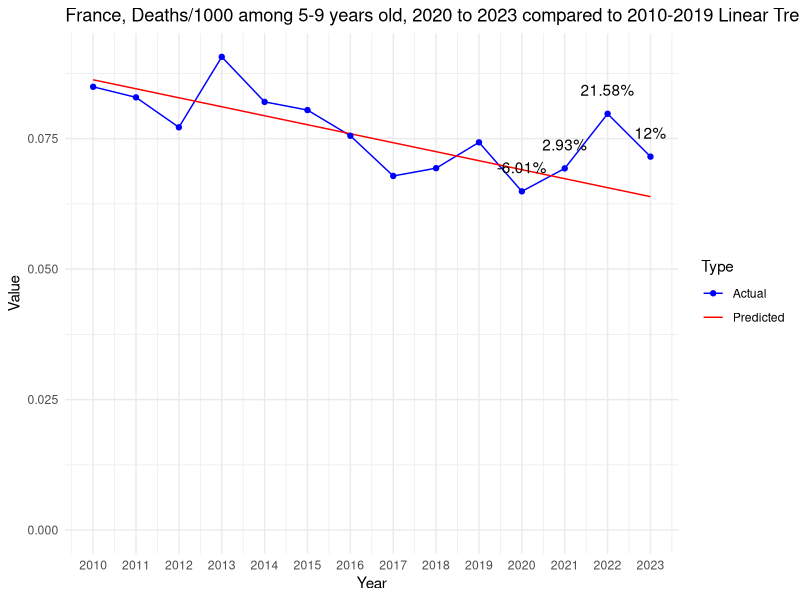

Reproduce this figure in R.
# Load necessary libraries
library(dplyr)
library(readr)
library(ggplot2)

# Defines the data as a named vector
data <- c(
`2010` = 0.08492031386548, `2011` = 0.0828980325791851, `2012` = 0.0771648060804842, `2013` = 0.0906561288254149, `2014` = 0.0820310380207551,
`2015` = 0.0804641956889239, `2016` = 0.0755387747012417, `2017` = 0.067842859914508, `2018` = 0.0693353691732946, `2019` = 0.0742888729118846,
`2020` = 0.0648951967921493, `2021` = 0.0692903589394572, `2022` = 0.0797523779587288, `2023` = 0.0715420128490511
)

# Extracts data for the decade and recent years
decade <- data[as.character(2010:2019)]
recent_years <- data[as.character(2020:2023)]

# Fits a linear model to the decade data
years <- as.numeric(names(decade))
lm_model <- lm(decade ~ years)

# Predicts values for 2020 to 2023 based on the linear model
predicted_values <- predict(lm_model, newdata = data.frame(years = as.numeric(names(recent_years))))

# Calculates deviations from the linear trend
deviations <- recent_years - predicted_values

# Calculates the mean and standard deviation of the decade
decade_mean <- mean(decade)
decade_stddev <- sd(decade)

# Initializes vectors to store the calculated values
z_scores <- numeric(length(recent_years))
percent_deviations <- numeric(length(recent_years))

# Calculates and store the Z-scores, deviations, and percentage of deviations for recent years
for (i in 1:length(recent_years)) {
  year <- names(recent_years)[i]
  z_scores[i] <- (recent_years[year] - decade_mean) / decade_stddev
  deviation <- deviations[year]
  percent_deviations[i] <- (deviation / predicted_values[i]) * 100
  cat(sprintf("Year: %s, Z-score: %f, Deviation from linear trend: %f, Percentage of deviation: %f%%\n",
              year, z_scores[i], deviation, percent_deviations[i]))
}

# Prepare an extended range for predictions, including 2020 to 2023
extended_years <- as.numeric(c(names(decade), names(recent_years)))

# Predict values for the extended range based on the linear model
extended_predicted_values <- predict(lm_model, newdata = data.frame(years = extended_years))

# Create a data frame for plotting actual values
actual_plot_data <- data.frame(
  Year = as.numeric(names(data)),
  Value = data,
  Type = "Actual"
)

# Create a data frame for plotting predicted values
predicted_plot_data <- data.frame(
  Year = extended_years,
  Value = extended_predicted_values,
  Type = "Predicted"
)

# Combine actual and predicted data
plot_data <- rbind(actual_plot_data, predicted_plot_data)

# Create the line chart
p <- ggplot(plot_data, aes(x = Year, y = Value, color = Type)) +
  geom_line(aes(group = Type)) +
  geom_point(data = actual_plot_data, aes(x = Year, y = Value)) +
  theme_minimal() +
  labs(title = "France, Deaths/1000 among 5-9 years old, 2020 to 2023 compared to 2010-2019 Linear Trend", x = "Year", y = "Value") +
  scale_color_manual(values = c("Actual" = "blue", "Predicted" = "red")) +
  scale_y_continuous(labels = scales::comma, limits = c(0, max(plot_data$Value))) +
  scale_x_continuous(breaks = extended_years) # Set breaks to every year

# Add percentage of deviation annotations for 2020 to 2023
for (i in 1:length(recent_years)) {
  year <- as.numeric(names(recent_years)[i])
  deviation_value <- percent_deviations[i]
  p <- p + annotate("text", x = year, y = data[as.character(year)], label = paste0(round(deviation_value, 2), "%"), vjust = -1.5)
}

# Print the plot
print(p)
